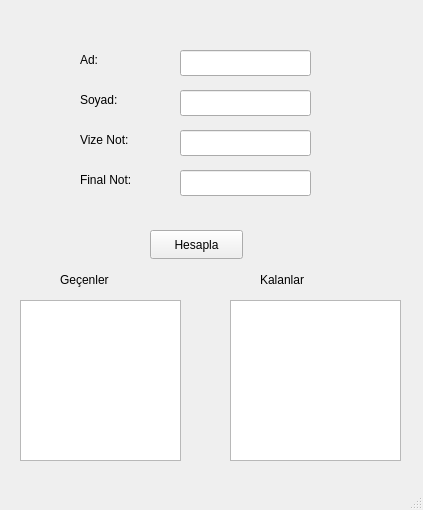
<?xml version="1.0" encoding="UTF-8"?>
<ui version="4.0">
 <class>MainWindow</class>
 <widget class="QMainWindow" name="MainWindow">
  <property name="geometry">
   <rect>
    <x>0</x>
    <y>0</y>
    <width>423</width>
    <height>510</height>
   </rect>
  </property>
  <property name="windowTitle">
   <string>MainWindow</string>
  </property>
  <widget class="QWidget" name="centralwidget">
   <widget class="QLabel" name="label">
    <property name="geometry">
     <rect>
      <x>80</x>
      <y>50</y>
      <width>63</width>
      <height>20</height>
     </rect>
    </property>
    <property name="text">
     <string>Ad:</string>
    </property>
   </widget>
   <widget class="QLabel" name="label_2">
    <property name="geometry">
     <rect>
      <x>80</x>
      <y>90</y>
      <width>63</width>
      <height>20</height>
     </rect>
    </property>
    <property name="text">
     <string>Soyad:</string>
    </property>
   </widget>
   <widget class="QLabel" name="label_3">
    <property name="geometry">
     <rect>
      <x>80</x>
      <y>130</y>
      <width>71</width>
      <height>20</height>
     </rect>
    </property>
    <property name="text">
     <string>Vize Not:</string>
    </property>
   </widget>
   <widget class="QLabel" name="label_4">
    <property name="geometry">
     <rect>
      <x>80</x>
      <y>170</y>
      <width>71</width>
      <height>20</height>
     </rect>
    </property>
    <property name="text">
     <string>Final Not:</string>
    </property>
   </widget>
   <widget class="QPushButton" name="pushButton">
    <property name="geometry">
     <rect>
      <x>150</x>
      <y>230</y>
      <width>93</width>
      <height>29</height>
     </rect>
    </property>
    <property name="text">
     <string>Hesapla</string>
    </property>
   </widget>
   <widget class="QLineEdit" name="lineEdit">
    <property name="geometry">
     <rect>
      <x>180</x>
      <y>50</y>
      <width>131</width>
      <height>26</height>
     </rect>
    </property>
   </widget>
   <widget class="QLineEdit" name="lineEdit_2">
    <property name="geometry">
     <rect>
      <x>180</x>
      <y>90</y>
      <width>131</width>
      <height>26</height>
     </rect>
    </property>
   </widget>
   <widget class="QLineEdit" name="lineEdit_3">
    <property name="geometry">
     <rect>
      <x>180</x>
      <y>130</y>
      <width>131</width>
      <height>26</height>
     </rect>
    </property>
   </widget>
   <widget class="QLineEdit" name="lineEdit_4">
    <property name="geometry">
     <rect>
      <x>180</x>
      <y>170</y>
      <width>131</width>
      <height>26</height>
     </rect>
    </property>
   </widget>
   <widget class="QLabel" name="label_5">
    <property name="geometry">
     <rect>
      <x>60</x>
      <y>270</y>
      <width>71</width>
      <height>20</height>
     </rect>
    </property>
    <property name="text">
     <string>Geçenler</string>
    </property>
   </widget>
   <widget class="QLabel" name="label_6">
    <property name="geometry">
     <rect>
      <x>260</x>
      <y>270</y>
      <width>71</width>
      <height>20</height>
     </rect>
    </property>
    <property name="text">
     <string>Kalanlar</string>
    </property>
   </widget>
   <widget class="QPlainTextEdit" name="plainTextEdit">
    <property name="geometry">
     <rect>
      <x>20</x>
      <y>300</y>
      <width>161</width>
      <height>161</height>
     </rect>
    </property>
   </widget>
   <widget class="QPlainTextEdit" name="plainTextEdit_2">
    <property name="geometry">
     <rect>
      <x>230</x>
      <y>300</y>
      <width>171</width>
      <height>161</height>
     </rect>
    </property>
   </widget>
  </widget>
  <widget class="QStatusBar" name="statusbar"/>
 </widget>
 <resources/>
 <connections/>
</ui>
